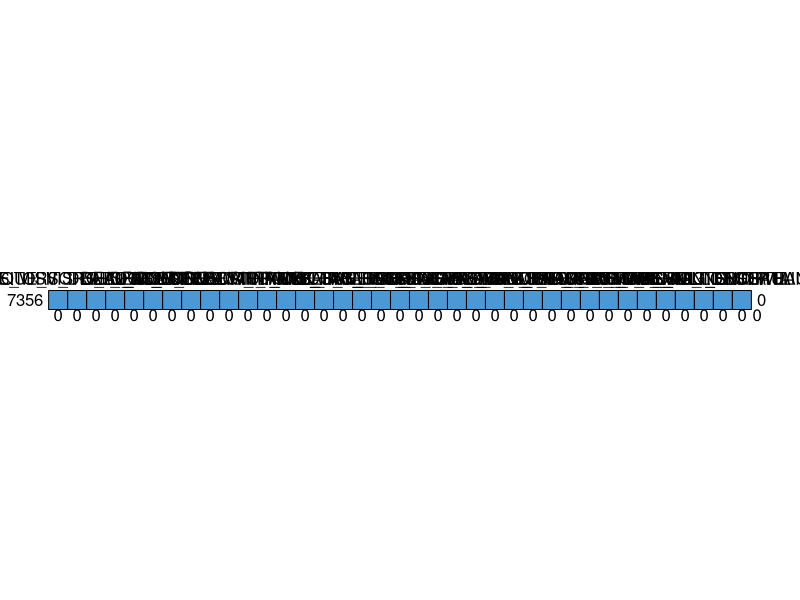
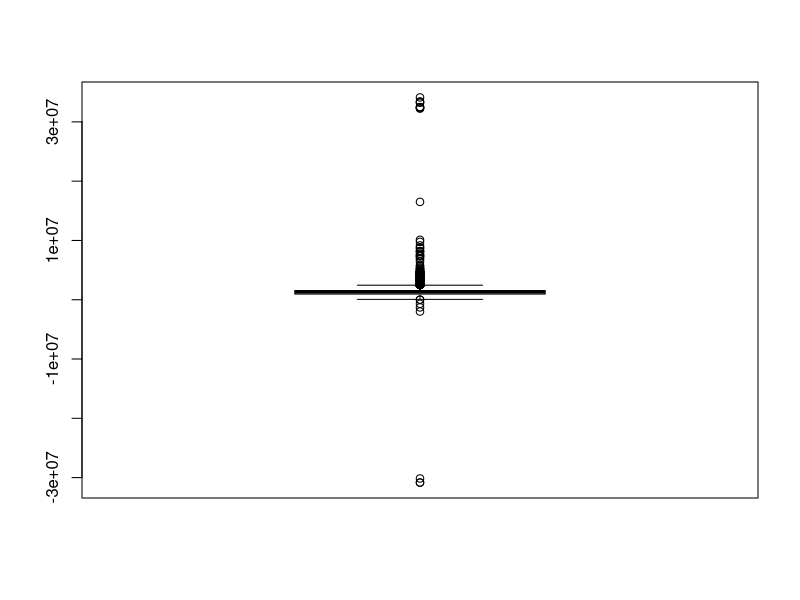
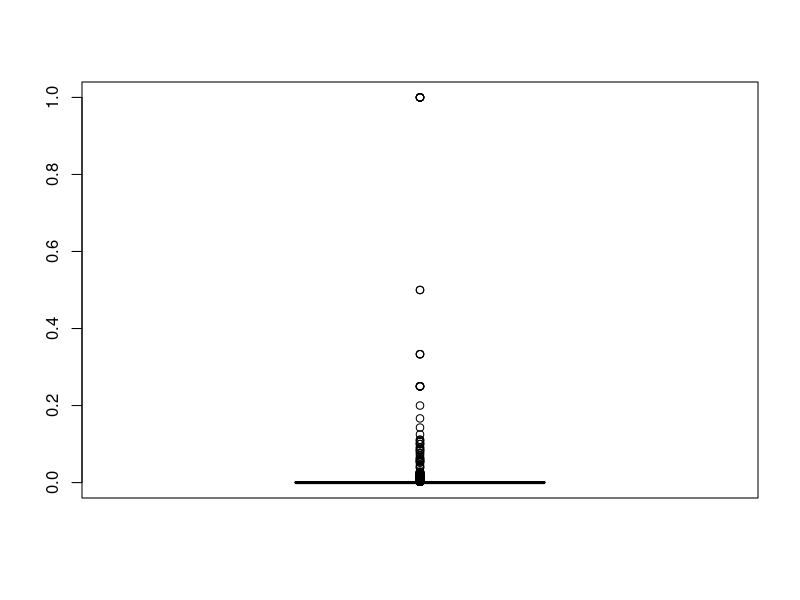
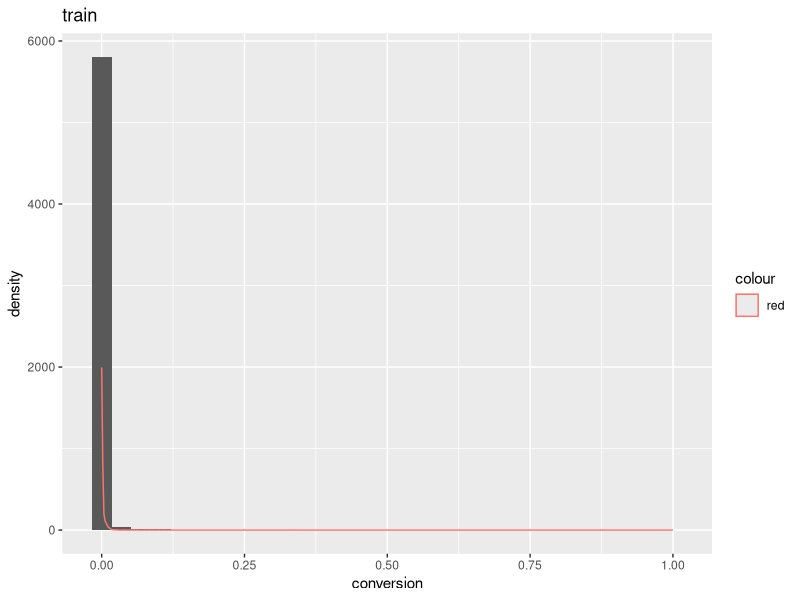
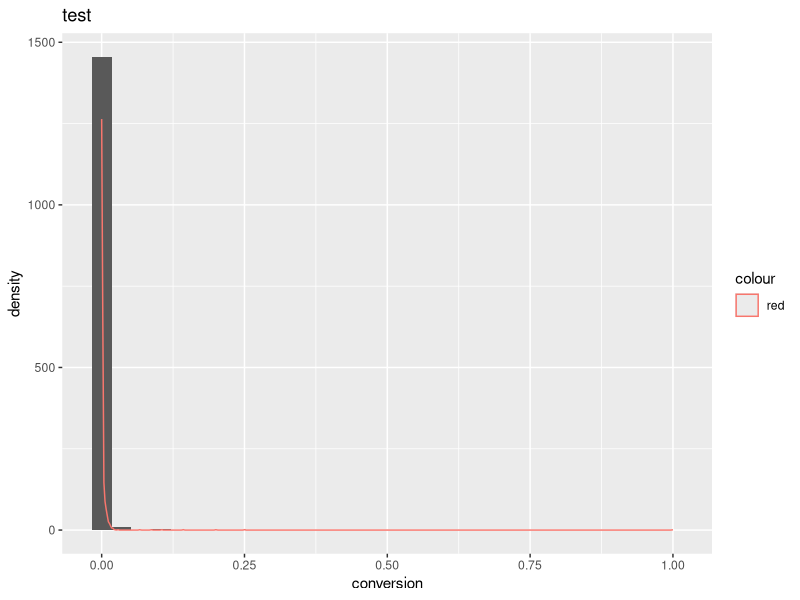

Write R code to recreate these figures, in order.
## ---- chunk 1


#for data manipulation and tidying
library(dplyr)
library(mice)
#library(naniar)

#for data visualization
library(ggplot2)
library(GGally)



#for analysis
#library(psych)
#library(pscl)
library(MASS)

## ---- chunk 2

data <- read.csv("dataset_case_data_science_2019.csv", header = TRUE, sep = ",")


## ---- chunk 3

head(data, 10)

names(data)
str(data)
#summary(data)



## ---- chunk 4
#convert variables start with HAS_TAG_X to factors
data <- data %>%
  mutate_at(vars(starts_with("HAS_TAG_")), funs(factor))


#check duplicate
data[duplicated(data)]

#check missing pattern
md.pattern(data)

#check if time stamps are correct. time difference should be larger than 0 if time stamps are correct.
data <- data %>%
  mutate(deal_time = as.numeric(difftime(DEAL_END, DEAL_START)))
  

boxplot(data$deal_time)
summary(data$deal_time)

data[data$deal_time <= 0, ]$DEAL_ID #get deal ID for those having incorrect time stamps

#remove 7 deals
data <- data %>%
  filter(deal_time > 0)


#check if bookings is less than pageview. conversion rate should be between 0 and 1. 
data <- data %>%
  mutate(conversion = UNIQUE_VISITORS_BOOKINGS/UNIQUE_VISITORS_DEAL_PAGEVIEW)

boxplot(data$conversion)
summary(data$conversion)
#hist(data$conversion)

#recode room_description into categories: rooms, suite, others
#? is zimmer = rooms???
table(data$ROOM_DESCRIPTION)

#what is villa/apartment?
lst <- c(room = "rooms", rooms = "rooms", Zimmer = "rooms", 
                                suite = "suite", Suite = "suite", 
                                villa = "villa/apartment", 
                                apartment = "villa/apartment"
                             #  villa/apartment = "villa/apartment" 
                            #    .default = "others"
         )

#tst <- data

#tst$ROOM_DESCRIPTION <- recode(tst$ROOM_DESCRIPTION, !!!lst, .default = "others")
#table(tst$ROOM_DESCRIPTION)
data$ROOM_DESCRIPTION <- recode(data$ROOM_DESCRIPTION, !!!lst, .default = "others")
#recode BOARD_TYPE?
#table(data$BOARD_TYPE)

#recode DESTINATION_TYPE?
#table(data$DESTINATION_TYPE)
#table(data$HAS_TAG_EUROPE)

data2 <- data
## ---- chunk 5

# sub1 <- data %>%
#   select_at(-c(SLUG, TITLE, DESTINATION_NAME, UNIQUE_VISITORS_DEAL_PAGEVIEW, UNIQUE_VISITORS_BOOK_FORM, UNIQUE_VISITORS_BOOKINGS, DEAL_START, DEAL_END))

# lst2 <- c("SLUG", "TITLE", "DESTINATION_NAME","UNIQUE_VISITORS_DEAL_PAGEVIEW", "UNIQUE_VISITORS_BOOK_FORM", "UNIQUE_VISITORS_BOOKINGS", "DEAL_START", "DEAL_END")

 sub1 <- data2[, -c(1:3, 5:8)]                 
                  
names(data2)           
   
#levels(sub1$ROOM_DESCRIPTION)

names(sub1)
head(sub1)
str(sub1)



## ---- chunk 6
set.seed(123)
train <- sub1 %>% sample_frac(.80)
test <- anti_join(sub1, train, by = 'DEAL_ID')

## ---- chunk 7
ggplot(train, aes(conversion)) + geom_histogram() + geom_density(aes(colour='red')) + ggtitle('train')

ggplot(test, aes(conversion)) + geom_histogram() + geom_density(aes(colour='red')) + ggtitle('test')
## ---- chunk 8
#recode conversion rate
train <- train %>%
  mutate(conversion_c = ifelse(conversion == 0, 0, 1))
#head(train)
#table(train$conversion_c)

test <- test %>%
  mutate(conversion_c = ifelse(conversion == 0, 0, 1))

## ---- chunk 9
# standardize deal_time
train$deal_time.scale <- scale(train$deal_time)
test$deal_time.scale <- scale(test$deal_time)
sub1$deal_time.scale <- scale(sub1$deal_time)
#names(train)
## ---- chunk 10
glm.fits <- glm(conversion_c ~ ROOM_DESCRIPTION + 
SHOW_PRICE +
BOARD_TYPE+
DESTINATION_TYPE+
TRAVEL_TYPE+
TOP_DISCOUNT_GBP+
HAS_TAG_FOOD+          
HAS_TAG_RELAXING+
HAS_TAG_SCENERY+
HAS_TAG_FLIGHTS+
HAS_TAG_SIGHTSEEING+   
HAS_TAG_BEACH+
HAS_TAG_ROMANCE+
HAS_TAG_EUROPE+
HAS_TAG_UKANDIRELAND+  
HAS_TAG_BOUTIQUE+
HAS_TAG_SHOPPING+
HAS_TAG_HISTORICHOTEL+
HAS_TAG_COUNTRY+
HAS_TAG_ACTIVITIES+
HAS_TAG_DRINK+
HAS_TAG_HOTEL+
HAS_TAG_MODERNINTERIOR+
HAS_TAG_MULTIDEST+
HAS_TAG_ALLINCLUSIVE+
HAS_TAG_LONGHAUL+
HAS_TAG_SHORTHAUL+     
HAS_TAG_ENTERTAINMENT+
deal_time.scale, 
                data = train ,family = binomial)

summary(glm.fits)




## ---- chunk 11
test$glm.probs <- predict(glm.fits, test, type="response")
#names(test)
head(test)
test$pred <- ifelse(test$glm.probs > .50, 1, 0)

table(test$conversion_c, test$pred)

#prediction accuracy
mean(test$pred == test$conversion_c)
#error rate
mean(test$pred != test$conversion_c)
## ---- chunk 12
sub1$glm.probs <- predict(glm.fits, sub1, type="response")

sub1$rank <- rank(sub1$glm.probs)

# ranking <- sub1 %>%
#   select(DEAL_ID, rank)

ranking <- sub1[, c("DEAL_ID", "rank")]

head(ranking, 20)
## ---- chunk 13
glm.fits2 <- glm(conversion_c ~ 
DESTINATION_TYPE+
TOP_DISCOUNT_GBP+
HAS_TAG_SIGHTSEEING+   
HAS_TAG_HISTORICHOTEL+
HAS_TAG_SHORTHAUL+     
deal_time.scale, 
                data = train ,family = binomial)

summary(glm.fits2)




## ---- chunk 14
test$glm.probs2 <- predict(glm.fits2, test, type="response")
#names(test)
head(test)
test$pred2 <- ifelse(test$glm.probs2 > .50, 1, 0)

table(test$conversion_c, test$pred2)

#prediction accuracy
mean(test$pred2 == test$conversion_c)
#error rate
mean(test$pred2 != test$conversion_c)
## ---- chunk 15
sub1$glm.probs2 <- predict(glm.fits2, sub1, type="response")

sub1$rank2 <- rank(sub1$glm.probs2)

# ranking2 <- sub1 %>%
#   select(DEAL_ID, rank2)

ranking2 <- sub1[, c("DEAL_ID", "rank2")]


head(ranking2, 20)

